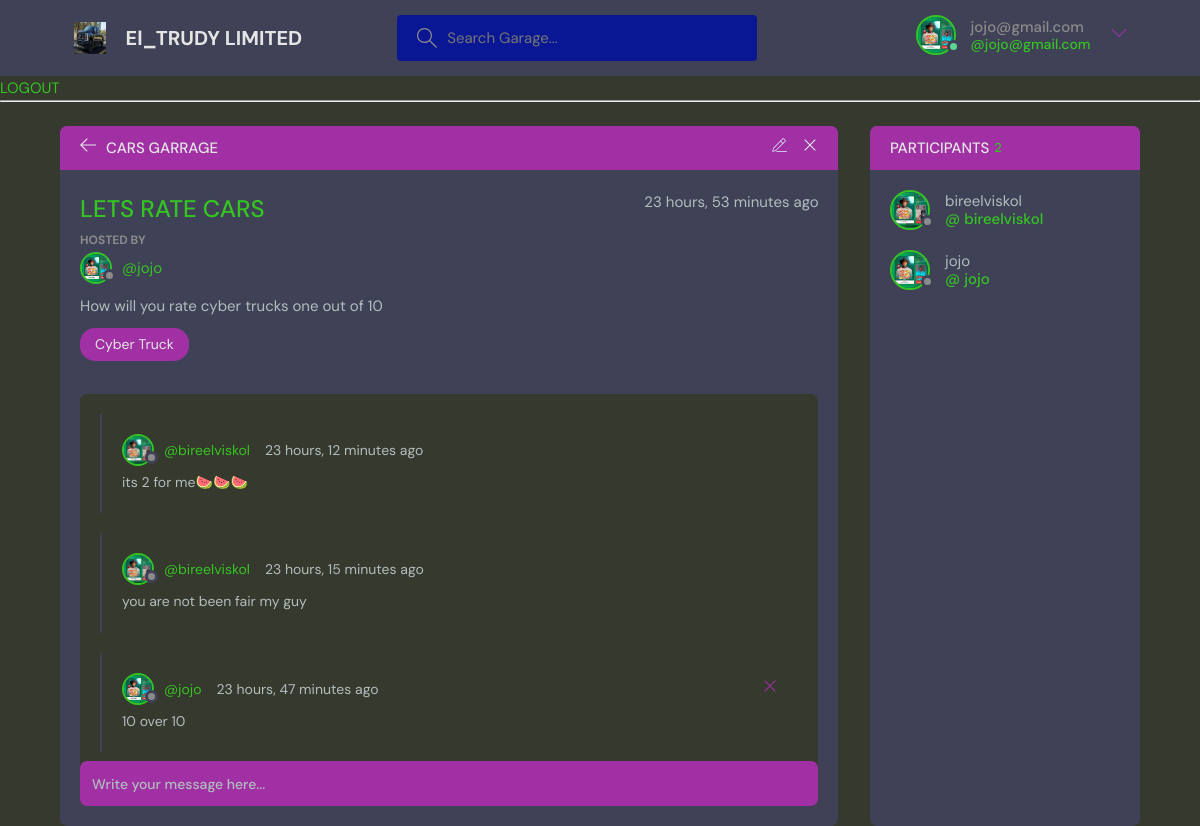
/room/2/ (signed in), run on the app's committed database.
### room/models.py (models this page shows, shortened)
class User(AbstractUser):
    name = models.CharField (max_length=200, null =True)
    email = models.EmailField(unique=True)
    bio = models.TextField( null=True)
    avatar = models.ImageField(null=True, default= "avatar.svg")
    USERNAME_FIELD = 'email'
    REQUIRED_FIELDS = []

class room(models.Model):
    host = models.ForeignKey(User, on_delete= models.SET_NULL, null= True)
    topic = models.ForeignKey(Topic, on_delete= models.SET_NULL, null=True)
    paticipants = models.ManyToManyField(User, related_name= 'paticipants', blank=True)
    name = models.CharField(max_length=100)
    description = models.TextField(null = True, blank = True)
    created = models.DateTimeField( auto_now= False, auto_now_add=True)
    updated = models.DateTimeField( auto_now= True, auto_now_add= False)
    class Meta:
        ordering = ['-created','-updated']

class Topic(models.Model):
    name = models.CharField(max_length= 250)
    def __str__(self):
        return self.name

class Message(models.Model):
    Room = models.ForeignKey(room, on_delete=
    models.CASCADE)
    user = models.ForeignKey(User, on_delete=
    models.CASCADE)
    body = models.TextField()
    created = models.DateTimeField( auto_now= False, auto_now_add=True)
    updated = models.DateTimeField( auto_now= True, auto_now_add= False)

### room/views.py (the view, shortened to what this page needs)
# urls.py: path('room/<int:pk>/',views.rooms,name= 'room'),
@login_required
def rooms(request,pk):
    ROOM = room.objects.get(id= pk)
    room_messages = ROOM.message_set.all().order_by('-created')
    paticipants = ROOM.paticipants.all()
    return render(request,'room/room.html', {'ROOM' : ROOM, 'room_messages' : room_messages, 'paticipants' : paticipants})

### room/templates/room/room.html (shortened to what this page needs)
{% extends "main.html" %}
  {% block content %}
    <main class="profile-page layout layout--2">
      <div class="container">
        <div class="room">
          <div class="room__top">
            <div class="room__topLeft">
              <a href="{% url 'home'%}">
                <svg version="1.1" xmlns="http://www.w3.org/2000/svg" width="32" height="32" viewBox="0 0 32 32">
                  <title>arrow-left</title>
                  <path
                    d="M13.723 2.286l-13.723 13.714 13.719 13.714 1.616-1.611-10.96-10.96h27.625v-2.286h-27.625l10.965-10.965-1.616-1.607z"
                  ></path>
                </svg>
              </a>
              <h3>Cars Garrage</h3>
            </div>
            {% if request.user == ROOM.host %}
            <div class="room__topRight">
              <a href="{% url 'update_room' ROOM.id %}">
              </a>
              <a href="{% url 'delete_room' ROOM.id %}">
                <svg version="1.1" xmlns="http://www.w3.org/2000/svg" width="32" height="32" viewBox="0 0 32 32">
                  <title>remove</title>
                  <path
                    d="M27.314 6.019l-1.333-1.333-9.98 9.981-9.981-9.981-1.333 1.333 9.981 9.981-9.981 9.98 1.333 1.333 9.981-9.98 9.98 9.98 1.333-1.333-9.98-9.98 9.98-9.981z"
                  ></path>
                </svg>
              </a>
            </div>
            {% endif %}
          </div>
          <div class="room__box scroll">
            <div class="room__header scroll">
              <div class="room__info">
                <h3>{{ROOM.name}}</h3>
                <span>{{ROOM.created|timesince}} ago</span>
              </div>
              {% if ROOM.host.id %}
              <div class="room__hosted">
                <p>Hosted By</p>
                <a href="{% url 'profile' ROOM.host.id %}" class="room__author">
                  <div class="avatar avatar--small">
                    <img src="{{ROOM.host.avatar.url}}" />
                  </div>
                  <span>@{{ROOM.host.username}}</span>
                </a>
              </div>
              {% endif %}
              <div class="room__details">
                {{ROOM.description}}
              </div>
              <span class="room__topics">{{ROOM.topic}}</span>
            </div>
            <div class="room__conversation">
              <div class="threads scroll">
                {% for message in room_messages  %}
                <div class="thread">
                  <div class="thread__top">
                    <div class="thread__author">
                      <a href=" {% url 'profile' message.user.id %}" class="thread__authorInfo">
                        <div class="avatar avatar--small">
                          <img src="{{message.user.avatar.url}}" />
                        </div>
                        <span>@{{message.user.username}}</span>
                      </a>
                      <span class="thread__date">{{message.created|timesince}} ago</span>
                    </div>
                    {% if request.user == message.user %}
                    <div class="thread__delete">
                      <a href="{% url 'delete_message' message.id  %}">
                      <svg version="1.1" xmlns="http://www.w3.org/2000/svg" width="32" height="32" viewBox="0 0 32 32">
                        <title>remove</title>
                        <path
                          d="M27.314 6.019l-1.333-1.333-9.98 9.981-9.981-9.981-1.333 1.333 9.981 9.981-9.981 9.98 1.333 1.333 9.981-9.98 9.98 9.98 1.333-1.333-9.98-9.98 9.98-9.981z"
                        ></path>
                      </svg>
                     </a>
                    </div>
                    {% endif %}
                  </div>
                   <div class="thread__details">
                    {{message.body}}
                   </div>
                </div>
                {% endfor %}
              </div>
            </div>
          </div>
          <div class="room__message">
            <form action="" method= 'POST'>
              <input name="body" placeholder="Write your message here..." />
            </form>
          </div>
        </div>
        <div class="participants">
          <h3 class="participants__top">Participants <span>{{paticipants.count}}</span></h3>
          <div class="participants__list scroll">
            {% for paticipant in paticipants %}
            <a href="{% url 'profile' paticipant.id %}" class="participant">
              <div class="avatar avatar--medium">
                <img src="{{paticipant.avatar.url}}" />
              </div>
              <p>
                {{paticipant.username}}
                <span>@ {{paticipant.username}} </span>
              </p>
            </a>
            {% endfor %}
          </div>
        </div>
      </div>
    </main>
 {% endblock %}

### templates/navbar.html (shortened to what this page needs)
{% load static %}
<header class="header header--loggedIn">
    <div class="container">
      <a href="{% url 'home'%}" class="header__logo">
        <img src="{% static 'images/icons/ford.jpeg'%}" />
        <h1>El_TRUDY LIMITED</h1>
      </a>
      <form class="header__search" method = 'GET' action = "{% url 'home'%}">
        <label>
          <input name="q" placeholder="Search Garage..." />
        </label>
      </form>
      <nav class="header__menu">
        {% if request.user.is_authenticated %}
        <div class="header__user">
          <a href="{% url 'edit_user'%}">
            <div class="avatar avatar--medium active">
              <img src="{{request.user.avatar.url}}" />
            </div>
            <p>{{request.user}} <span>@{{request.user}}</span></p>
          </a>
          <button class="dropdown-button">
            <svg version="1.1" xmlns="http://www.w3.org/2000/svg" width="32" height="32" viewBox="0 0 32 32">
              <title>chevron-down</title>
              <path d="M16 21l-13-13h-3l16 16 16-16h-3l-13 13z"></path>
            </svg>
          </button>
        </div>
        {% else %}
         <a href="{% url 'login' %}">
          <img src="{% static 'images/avatar.svg' %}" />
          <p>Login</p>
        </a>
        {% endif %}
      </nav>
    </div>
  </header>
{% if request.user.is_authenticated %}
<a href="{% url 'logout' %}">LOGOUT</a>
{%else%}
<a href="{% url 'login'%}">LOGIN</a>
{% endif %}
<hr>

### data on the page
User: user.avatar (picture), user "jojo@gmail.com", avatar (picture), username "jojo"
room: name "LETS RATE CARS", created "23 hours, 53 minutes", host.avatar (picture), host.username "jojo", description "How will you rate cyber trucks one out of 10", topic "Cyber Truck"
Message: user.avatar (picture), user.username "bireelviskol", created "23 hours, 12 minutes", body "its 2 for me🍉🍉🍉"
Message: user.avatar (picture), user.username "bireelviskol", created "23 hours, 15 minutes", body "you are not been fair my guy"
Message: user.avatar (picture), user.username "jojo", created "23 hours, 47 minutes", body "10 over 10"
User: avatar (picture), username "bireelviskol"

### other printed values
{{ paticipants.count }} "2"
